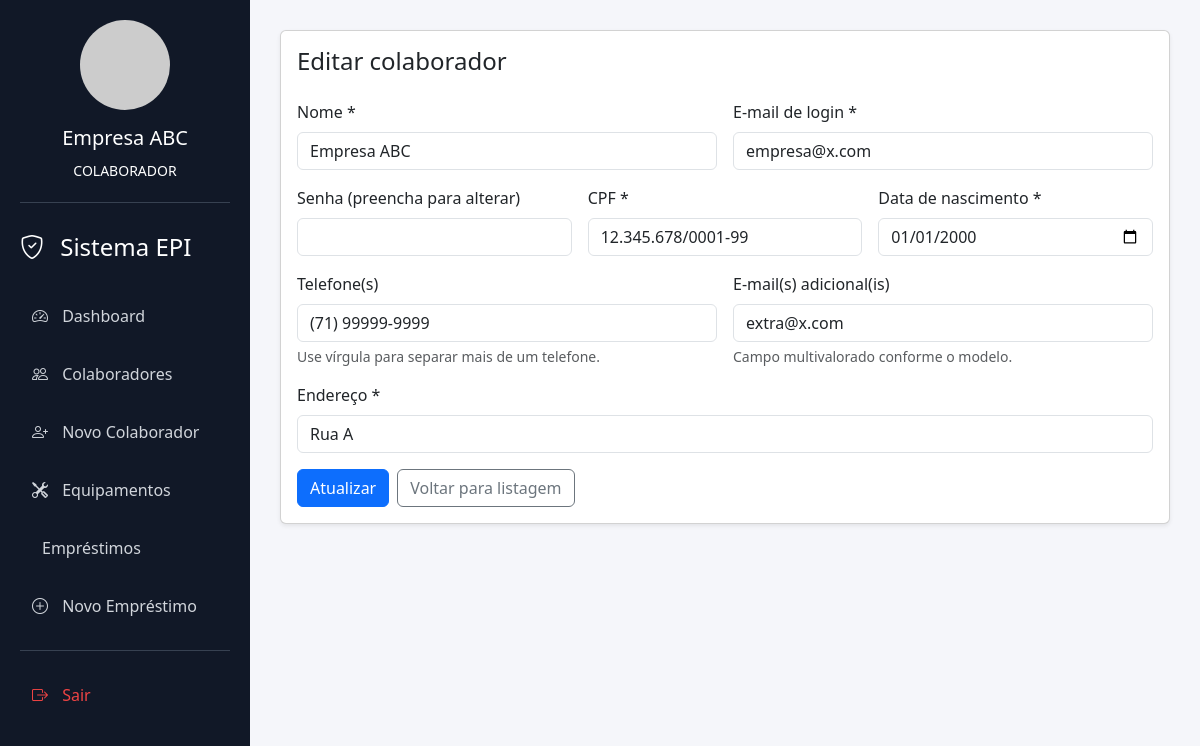
The app's page /funcionarios/4/editar (signed in) with its own data.
### app/models.py (models this page shows)
class Usuario(db.Model):
    __tablename__ = 'usuario'
    id_usuario = db.Column(db.Integer, primary_key=True)
    nome = db.Column(db.String(100), nullable=False)
    email = db.Column(db.String(120), nullable=False, unique=True)
    senha = db.Column(db.String(255), nullable=False)
    tipo = db.Column(db.String(30), nullable=False, default='FUNCIONARIO')
    funcionario = db.relationship(
        'Funcionario',
        back_populates='usuario',
        cascade='all, delete-orphan',
        uselist=False,
    )
    emprestimos = db.relationship('Emprestimo', back_populates='usuario', cascade='all, delete-orphan')

class Funcionario(db.Model):
    __tablename__ = 'funcionario'
    id_usuario = db.Column(
        db.Integer,
        db.ForeignKey('usuario.id_usuario', ondelete='CASCADE'),
        primary_key=True,
    )
    cpf = db.Column(db.String(14), nullable=False, unique=True)
    data_nascimento = db.Column(db.Date, nullable=False)
    endereco = db.Column(db.String(150), nullable=False)
    usuario = db.relationship('Usuario', back_populates='funcionario')
    telefones = db.relationship('Telefone', back_populates='funcionario', cascade='all, delete-orphan')
    emails = db.relationship('EmailFuncionario', back_populates='funcionario', cascade='all, delete-orphan')

class Telefone(db.Model):
    __tablename__ = 'telefone'
    id_telefone = db.Column(db.Integer, primary_key=True)
    id_usuario = db.Column(db.Integer, db.ForeignKey('funcionario.id_usuario', ondelete='CASCADE'), nullable=False)
    numero = db.Column(db.String(20), nullable=False)
    funcionario = db.relationship('Funcionario', back_populates='telefones')

class EmailFuncionario(db.Model):
    __tablename__ = 'email_funcionario'
    id_email = db.Column(db.Integer, primary_key=True)
    id_usuario = db.Column(db.Integer, db.ForeignKey('funcionario.id_usuario', ondelete='CASCADE'), nullable=False)
    email = db.Column(db.String(120), nullable=False)
    funcionario = db.relationship('Funcionario', back_populates='emails')

### app/routes.py (the view, shortened to what this page needs)
@app.route('/colaboradores/<int:id_usuario>/editar', methods=['GET', 'POST'])
@app.route('/funcionarios/<int:id_usuario>/editar', methods=['GET', 'POST'])
@login_required
def editar_funcionario(id_usuario):
    funcionario = Funcionario.query.get_or_404(id_usuario)
    return render_template('employee.html', funcionario=funcionario, form={}, modo='edit')

### app/routes.py (called while the page is built, shortened)
def login_required(f):
    @wraps(f)
    def decorated_function(*args, **kwargs):
        if 'usuario_id' not in session:
            flash('Por favor, faça login para acessar esta página.', 'warning')
            return redirect(url_for('login'))
        return f(*args, **kwargs)
    return decorated_function

@app.before_request
def criar_banco():
    db.create_all()
    admin = Usuario.query.filter_by(email='admin@exemplo.com').first()

### app/templates/employee.html (shortened to what this page needs)
{% extends 'base.html' %}
{% set is_edit = modo == 'edit' %}
{% set tel_string = (funcionario.telefones | map(attribute='numero') | join(', ')) if funcionario else '' %}
{% set email_string = (funcionario.emails | map(attribute='email') | join(', ')) if funcionario else '' %}
{% block content %}
<div class="card shadow-sm">
    <div class="card-body">
        <h1 class="h4 mb-4">{{ 'Editar colaborador' if is_edit else 'Cadastro de Colaborador' }}</h1>
        <form method="post" action="{{ url_for('editar_funcionario', id_usuario=funcionario.id_usuario) if is_edit else url_for('criar_funcionario') }}" class="row g-3">
            <div class="col-md-6">
                <label class="form-label">Nome *</label>
                <input class="form-control" name="nome" required value="{{ form.get('nome', funcionario.usuario.nome if funcionario else '') }}">
            </div>
            <div class="col-md-6">
                <label class="form-label">E-mail de login *</label>
                <input class="form-control" type="email" name="email" required value="{{ form.get('email', funcionario.usuario.email if funcionario else '') }}">
            </div>
            <div class="col-md-4">
                <label class="form-label">Senha {{ '' if not is_edit else '(preencha para alterar)' }}</label>
                <input class="form-control" type="password" name="senha" {% if not is_edit %}required{% endif %}>
            </div>
            <div class="col-md-4">
                <label class="form-label">CPF *</label>
                <input class="form-control" name="cpf" required value="{{ form.get('cpf', funcionario.cpf if funcionario else '') }}">
            </div>
            <div class="col-md-4">
                <label class="form-label">Data de nascimento *</label>
                <input class="form-control" type="date" name="data_nascimento" required value="{{ form.get('data_nascimento', funcionario.data_nascimento.isoformat() if funcionario else '') }}">
            </div>
            <div class="col-md-6">
                <label class="form-label">Telefone(s)</label>
                <input class="form-control" name="telefones" placeholder="Ex.: (11) 99999-9999, (11) 3333-3333" value="{{ form.get('telefones', tel_string) }}">
                <div class="form-text">Use vírgula para separar mais de um telefone.</div>
            </div>
            <div class="col-md-6">
                <label class="form-label">E-mail(s) adicional(is)</label>
                <input class="form-control" name="emails_adicionais" placeholder="Ex.: outro@email.com" value="{{ form.get('emails_adicionais', email_string) }}">
                <div class="form-text">Campo multivalorado conforme o modelo.</div>
            </div>
            <div class="col-12">
                <label class="form-label">Endereço *</label>
                <input class="form-control" name="endereco" required value="{{ form.get('endereco', funcionario.endereco if funcionario else '') }}">
            </div>
            <div class="col-12 d-flex gap-2">
                <button class="btn btn-primary" type="submit">{{ 'Atualizar' if is_edit else 'Salvar' }}</button>
                <a class="btn btn-outline-secondary" href="{{ url_for('listar_funcionarios') }}">Voltar para listagem</a>
            </div>
        </form>
    </div>
</div>
{% endblock %}

### app/templates/base.html (shortened to what this page needs)
<!doctype html>
<html lang="pt-br">
<head>
    <link href="https://cdn.jsdelivr.net/npm/bootstrap@5.3.3/dist/css/bootstrap.min.css" rel="stylesheet">
    <link rel="stylesheet" href="https://cdn.jsdelivr.net/npm/bootstrap-icons@1.11.3/font/bootstrap-icons.min.css">
</head>
<body>
<div class="sidebar">
    <div class="user-box">
        <img src="https://i.pravatar.cc/150?img=12">
        <h5 class="mt-3">{{ session.get('usuario_nome', 'Visitante') }}</h5>
        <small>{{ session.get('usuario_tipo', 'Não logado') }}</small>
    </div>
    <h3><i class="bi bi-shield-check"></i> Sistema EPI</h3>
    {% if session.usuario_id %}
        <a href="{{ url_for('dashboard') }}" class="{% if request.endpoint == 'dashboard' %}active{% endif %}">
            <i class="bi bi-speedometer2"></i> Dashboard
        </a>
        <a href="{{ url_for('listar_funcionarios') }}" class="{% if request.endpoint == 'listar_funcionarios' %}active{% endif %}">
            <i class="bi bi-people"></i> Colaboradores
        </a>
        <a href="{{ url_for('criar_funcionario') }}" class="{% if request.endpoint == 'criar_funcionario' %}active{% endif %}">
            <i class="bi bi-person-plus"></i> Novo Colaborador
        </a>
        <a href="{{ url_for('listar_equipamentos') }}" class="{% if request.endpoint in ['listar_equipamentos', 'criar_equipamento', 'editar_equipamento'] %}active{% endif %}">
            <i class="bi bi-tools"></i> Equipamentos
        </a>
        <a href="{{ url_for('listar_emprestimos') }}" class="{% if request.endpoint in ['listar_emprestimos', 'criar_emprestimo', 'ver_emprestimo', 'editar_emprestimo'] %}active{% endif %}">
             Empréstimos
        </a>
        <a href="{{ url_for('criar_emprestimo') }}">
            <i class="bi bi-plus-circle"></i> Novo Empréstimo
        </a>
        <div class="logout-btn">
            <a href="{{ url_for('logout') }}">
                <i class="bi bi-box-arrow-right"></i> Sair
            </a>
        </div>
    {% else %}
        <a href="{{ url_for('login') }}">
            <i class="bi bi-box-arrow-in-right"></i> Login
        </a>
    {% endif %}
</div>
<div class="content">
{% block content %}{% endblock %}
</div>
</body>
</html>

### app/templates/base.html (style rules this page uses)
body { background:#f5f6fa; overflow-x:hidden; }
.sidebar { width:250px; height:100vh; background:#111827; position:fixed; left:0; top:0; padding:20px; color:white; overflow-y: auto; }
.sidebar h3 { margin-bottom:30px; font-size: 1.5rem; }
.sidebar a { display:block; color:#d1d5db; text-decoration:none; padding:12px; border-radius:10px; margin-bottom:10px; transition:0.2s; }
.sidebar i { margin-right: 10px; width: 20px; }
.content { margin-left:250px; padding:30px; }
.user-box { text-align:center; margin-bottom:30px; padding-bottom: 20px; border-bottom: 1px solid #374151; }
.user-box img { width:90px; height:90px; border-radius:50%; object-fit:cover; }
.logout-btn { margin-top: 20px; border-top: 1px solid #374151; padding-top: 20px; }
.logout-btn a { color: #ef4444 !important; }

### records on screen
Usuario: get "Empresa ABC", get "COLABORADOR", nome "Empresa ABC", email "empresa@x.com"
Funcionario: cpf "12.345.678/0001-99", data_nascimento "01/01/2000", endereco "Rua A"
Telefone: telefones "(71) 99999-9999"
EmailFuncionario: emails_adicionais "extra@x.com"

### other values on screen
{{ 'Editar colaborador' if is_edit else 'Cadastro de Colaborador' }} "Editar colaborador"
{{ '' if not is_edit else '(preencha para alterar)' }} "(preencha para alterar)"
{{ 'Atualizar' if is_edit else 'Salvar' }} "Atualizar"
